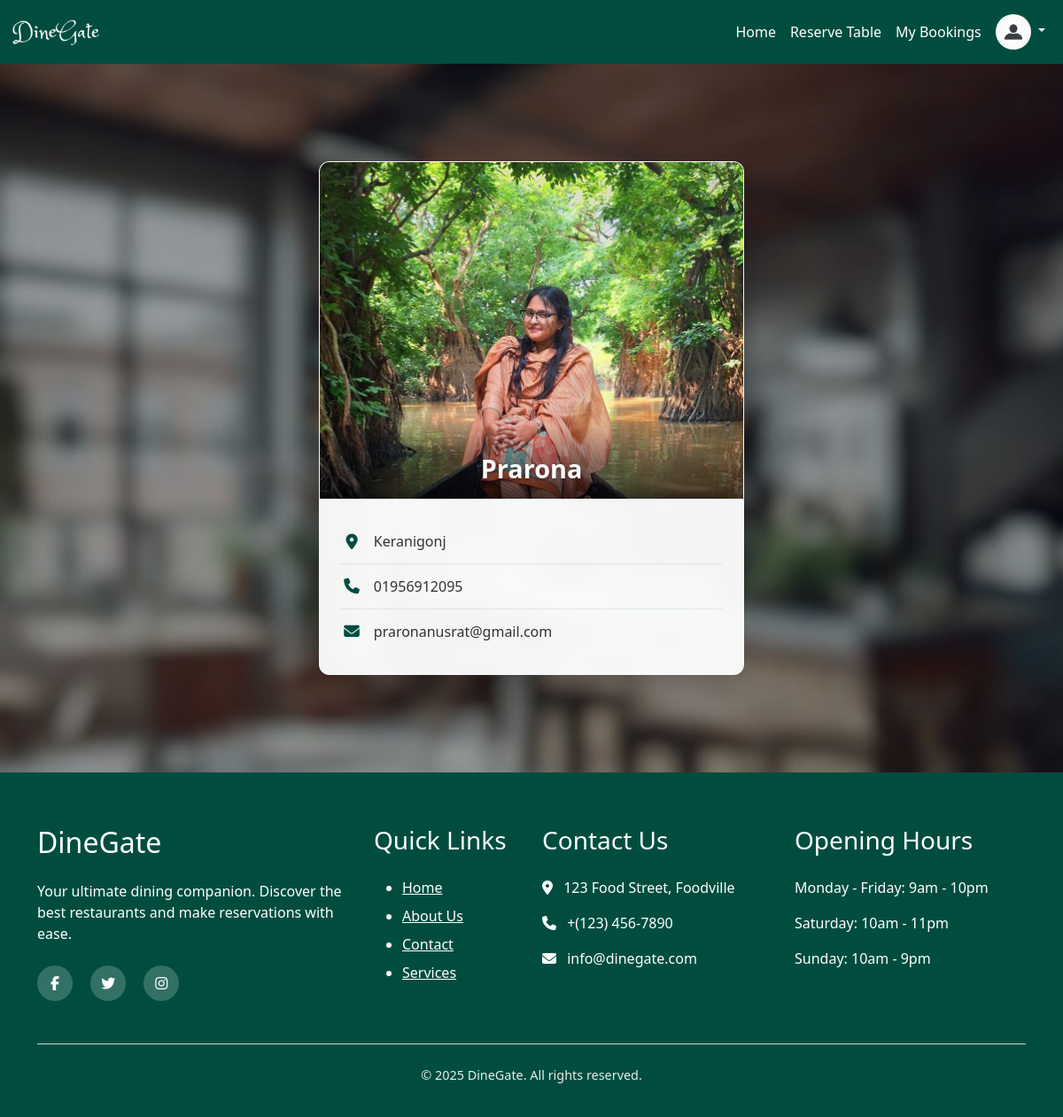
/Customer_profile/4/ (signed in), run on the app's committed database.
### account/models.py (models this page shows, shortened)
class CustomerUser(models.Model):
    user_name=models.CharField(max_length=100)
    user_email=models.EmailField(max_length=100,blank=True,null=True)
    user_contact_number=models.CharField(max_length=15,blank=True,null=True)
    user_address=models.CharField(max_length=200,blank=True,null=True)
    user_image=models.ImageField(blank=True,null=True)
    user_password=models.CharField(max_length=200,blank=True,null=True)
    role = models.CharField(max_length=20, default='customer')

### account/views.py (the view)
# urls.py: path('Customer_profile/<str:id>/',a_views.Customer_profile, name='Customer_profile'),
def Customer_profile(request,id):
    customer = CustomerUser.objects.get(pk=id)
    return render(request, 'account/Customer_profile.html', {'customer': customer})

### account/context_processors.py (called while the page is built)
def user_role(request):
    user = None
    role = None
    if request.session.get('user_id'):
        try:
            user = CustomerUser.objects.get(id=request.session['user_id'])
            role = 'customer'
        except CustomerUser.DoesNotExist:
            pass
    elif request.session.get('restaurant_id'):
        try:
            user = Restaurant.objects.get(id=request.session['restaurant_id'])
            role = 'restaurant'
        except Restaurant.DoesNotExist:
            pass
    return {
        'logged_user': user,
        'logged_role': role,
    }

### template/account/Customer_profile.html
{% extends 'base.html' %}
{% load static %}
{% block content %}
<div class="profile-background" style="
    background: linear-gradient(rgba(0, 0, 0, 0.3), rgba(0, 0, 0, 0.3)),
                url('{% static 'images/back2.jpg' %}') no-repeat center center fixed;
    background-size: cover;
    min-height: 100vh;
    padding: 2rem;
    display: flex;
    align-items: center;
    justify-content: center;
  ">
  <div class="profile-card-wrapper">
    <div class="profile-header-container">
      {% if customer.user_image %}
        <img src="{{ customer.user_image.url }}" alt="Profile Header" class="profile-header-image">
      {% else %}
        <img src="{% static 'images/dp2.jpg' %}" alt="Default Header" class="profile-header-image">
      {% endif %}
      <div class="profile-name-overlay">
        <h2>{{ customer.user_name }}</h2>
      </div>
    </div>
    <div class="profile-info-section">
      <div class="info-item">
        <i class="fas fa-map-marker-alt info-icon"></i>
        <span class="info-text">{{ customer.user_address }}</span>
      </div>
      <div class="info-item">
        <i class="fas fa-phone info-icon"></i>
        <span class="info-text">{{ customer.user_contact_number }}</span>
      </div>
      <div class="info-item">
        <i class="fas fa-envelope info-icon"></i>
        <span class="info-text">{{ customer.user_email }}</span>
      </div>
    </div>
  </div>
</div>
{% endblock %}

### static/css/style.css (style rules this page uses)
body { font-family: 'Poppins', sans-serif; margin: 0; padding: 0; color: #333; line-height: 1.6; }
.profile-card-wrapper { max-width: 480px; width: 100%; background: rgba(255, 255, 255, 0.95); border-radius: 12px; box-shadow: 0 6px 30px rgba(0, 0, 0, 0.15); overflow: hidden; font-family: 'Segoe UI', Roboto, 'Helvetica Neue', sans-serif; backdrop-filter: blur(5px); border: 1px solid rgba(255, 255, 255, 0.2); }
.profile-header-container { position: relative; height: 380px; width: 100%; overflow: hidden; }
.profile-header-container { position: relative; width: 100%; aspect-ratio: 16/9; overflow: hidden; }
.profile-header-image { width: 100%; height: 100%; object-fit: cover; object-position: center center; transition: transform 0.5s ease; background-color: #f5f5f5; }
.profile-name-overlay { position: absolute; bottom: 0; left: 0; right: 0; background: linear-gradient(to top, rgba(0, 0, 0, 0.7), transparent); padding: 2rem 1rem 1rem; text-align: center; }
.profile-name-overlay h2 { color: white; font-size: 1.8rem; font-weight: 600; margin: 0; text-shadow: 0 2px 4px rgba(0, 0, 0, 0.3); }
.profile-info-section { padding: 1.5rem; }
.info-item { display: flex; align-items: center; padding: 0.8rem 0; border-bottom: 1px solid rgba(0, 77, 64, 0.1); transition: all 0.2s ease; }
.info-item:last-child { border-bottom: none; }
.info-icon { color: #004d40; font-size: 1.1rem; width: 24px; text-align: center; margin-right: 0.8rem; }
.info-text { color: #333; font-weight: 500; }

### data on the page
CustomerUser: user_image (picture), user_name "Prarona", user_address "Keranigonj", user_contact_number "01956912095", user_email "praronanusrat@gmail.com"
